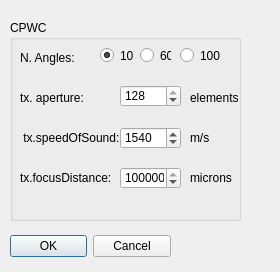
<?xml version="1.0" encoding="UTF-8"?>
<ui version="4.0">
 <class>TxCPWC</class>
 <widget class="QDialog" name="TxCPWC">
  <property name="geometry">
   <rect>
    <x>0</x>
    <y>0</y>
    <width>280</width>
    <height>272</height>
   </rect>
  </property>
  <property name="windowTitle">
   <string>TX Parameter CPWC</string>
  </property>
  <widget class="QDialogButtonBox" name="buttonBox">
   <property name="geometry">
    <rect>
     <x>10</x>
     <y>230</y>
     <width>161</width>
     <height>32</height>
    </rect>
   </property>
   <property name="orientation">
    <enum>Qt::Horizontal</enum>
   </property>
   <property name="standardButtons">
    <set>QDialogButtonBox::Cancel|QDialogButtonBox::Ok</set>
   </property>
  </widget>
  <widget class="QGroupBox" name="groupBox">
   <property name="geometry">
    <rect>
     <x>10</x>
     <y>20</y>
     <width>231</width>
     <height>201</height>
    </rect>
   </property>
   <property name="title">
    <string>CPWC</string>
   </property>
   <widget class="QLabel" name="tx_nangle">
    <property name="geometry">
     <rect>
      <x>10</x>
      <y>30</y>
      <width>61</width>
      <height>16</height>
     </rect>
    </property>
    <property name="text">
     <string>N. Angles:</string>
    </property>
   </widget>
   <widget class="QLabel" name="label_2">
    <property name="geometry">
     <rect>
      <x>10</x>
      <y>110</y>
      <width>101</width>
      <height>16</height>
     </rect>
    </property>
    <property name="text">
     <string> tx.speedOfSound:</string>
    </property>
   </widget>
   <widget class="QLabel" name="tx_aperture">
    <property name="geometry">
     <rect>
      <x>10</x>
      <y>70</y>
      <width>71</width>
      <height>16</height>
     </rect>
    </property>
    <property name="text">
     <string>tx. aperture:</string>
    </property>
   </widget>
   <widget class="QLabel" name="label_4">
    <property name="geometry">
     <rect>
      <x>10</x>
      <y>150</y>
      <width>91</width>
      <height>16</height>
     </rect>
    </property>
    <property name="text">
     <string>tx.focusDistance:</string>
    </property>
   </widget>
   <widget class="QSpinBox" name="sb_tx_aperture">
    <property name="geometry">
     <rect>
      <x>110</x>
      <y>65</y>
      <width>61</width>
      <height>22</height>
     </rect>
    </property>
    <property name="maximum">
     <number>128</number>
    </property>
    <property name="value">
     <number>128</number>
    </property>
   </widget>
   <widget class="QSpinBox" name="sb_tx_focusDistance">
    <property name="geometry">
     <rect>
      <x>110</x>
      <y>147</y>
      <width>61</width>
      <height>22</height>
     </rect>
    </property>
    <property name="minimum">
     <number>0</number>
    </property>
    <property name="maximum">
     <number>262144</number>
    </property>
    <property name="singleStep">
     <number>65536</number>
    </property>
    <property name="value">
     <number>262144</number>
    </property>
   </widget>
   <widget class="QSpinBox" name="sb_tx_speedOfSound">
    <property name="geometry">
     <rect>
      <x>110</x>
      <y>107</y>
      <width>61</width>
      <height>22</height>
     </rect>
    </property>
    <property name="minimum">
     <number>1450</number>
    </property>
    <property name="maximum">
     <number>1650</number>
    </property>
    <property name="value">
     <number>1540</number>
    </property>
   </widget>
   <widget class="QLabel" name="angle_unit_3">
    <property name="geometry">
     <rect>
      <x>180</x>
      <y>110</y>
      <width>71</width>
      <height>16</height>
     </rect>
    </property>
    <property name="text">
     <string>m/s</string>
    </property>
   </widget>
   <widget class="QLabel" name="angle_unit_2">
    <property name="geometry">
     <rect>
      <x>180</x>
      <y>70</y>
      <width>71</width>
      <height>16</height>
     </rect>
    </property>
    <property name="text">
     <string>elements</string>
    </property>
   </widget>
   <widget class="QLabel" name="angle_unit_4">
    <property name="geometry">
     <rect>
      <x>180</x>
      <y>150</y>
      <width>71</width>
      <height>16</height>
     </rect>
    </property>
    <property name="text">
     <string>microns</string>
    </property>
   </widget>
   <widget class="QCheckBox" name="checkBox">
    <property name="geometry">
     <rect>
      <x>330</x>
      <y>160</y>
      <width>70</width>
      <height>17</height>
     </rect>
    </property>
    <property name="text">
     <string>CheckBox</string>
    </property>
   </widget>
   <widget class="QRadioButton" name="rb_10">
    <property name="geometry">
     <rect>
      <x>90</x>
      <y>27</y>
      <width>41</width>
      <height>17</height>
     </rect>
    </property>
    <property name="text">
     <string>10</string>
    </property>
    <property name="checked">
     <bool>true</bool>
    </property>
   </widget>
   <widget class="QRadioButton" name="rb_60">
    <property name="geometry">
     <rect>
      <x>130</x>
      <y>27</y>
      <width>31</width>
      <height>17</height>
     </rect>
    </property>
    <property name="text">
     <string>60</string>
    </property>
    <property name="checked">
     <bool>false</bool>
    </property>
   </widget>
   <widget class="QRadioButton" name="rb_100">
    <property name="geometry">
     <rect>
      <x>170</x>
      <y>27</y>
      <width>41</width>
      <height>17</height>
     </rect>
    </property>
    <property name="text">
     <string>100</string>
    </property>
    <property name="checked">
     <bool>false</bool>
    </property>
   </widget>
  </widget>
 </widget>
 <resources/>
 <connections>
  <connection>
   <sender>buttonBox</sender>
   <signal>accepted()</signal>
   <receiver>TxCPWC</receiver>
   <slot>accept()</slot>
   <hints>
    <hint type="sourcelabel">
     <x>248</x>
     <y>254</y>
    </hint>
    <hint type="destinationlabel">
     <x>157</x>
     <y>274</y>
    </hint>
   </hints>
  </connection>
  <connection>
   <sender>buttonBox</sender>
   <signal>rejected()</signal>
   <receiver>TxCPWC</receiver>
   <slot>reject()</slot>
   <hints>
    <hint type="sourcelabel">
     <x>316</x>
     <y>260</y>
    </hint>
    <hint type="destinationlabel">
     <x>286</x>
     <y>274</y>
    </hint>
   </hints>
  </connection>
 </connections>
</ui>
